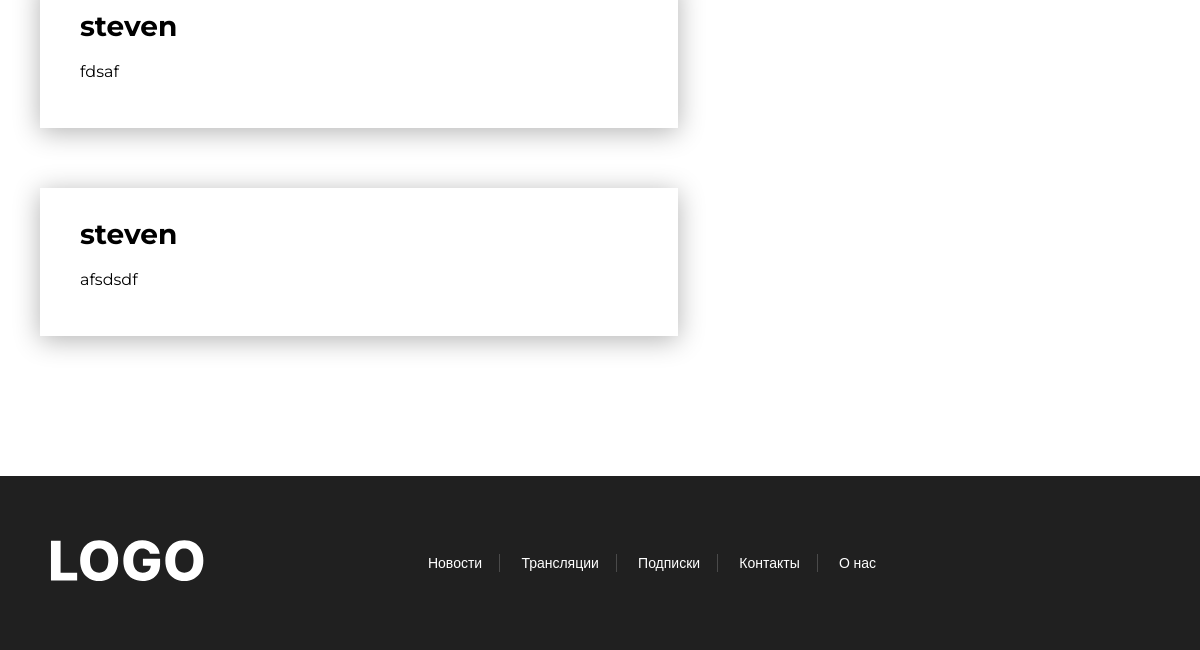
Page /news/1 (lower part) on the earlier database version.
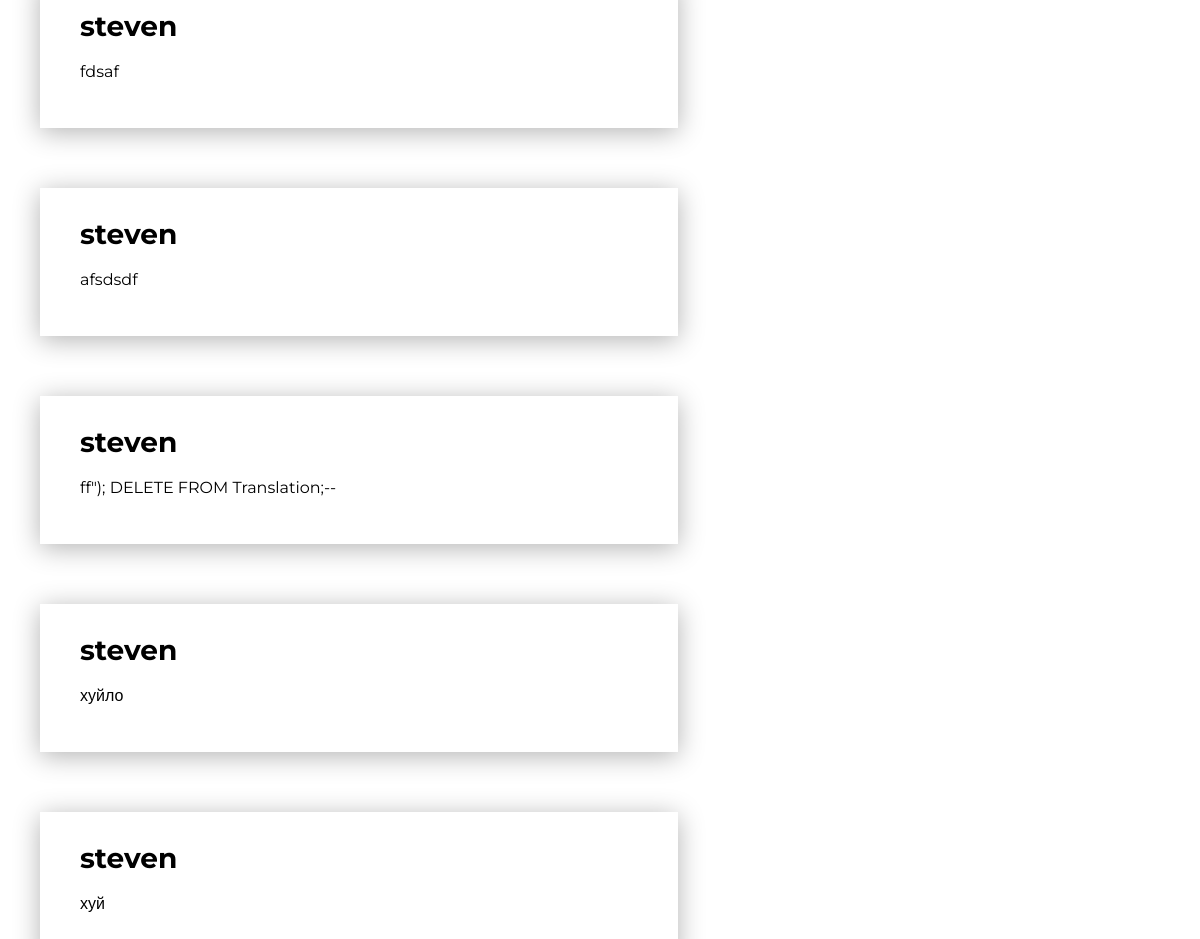
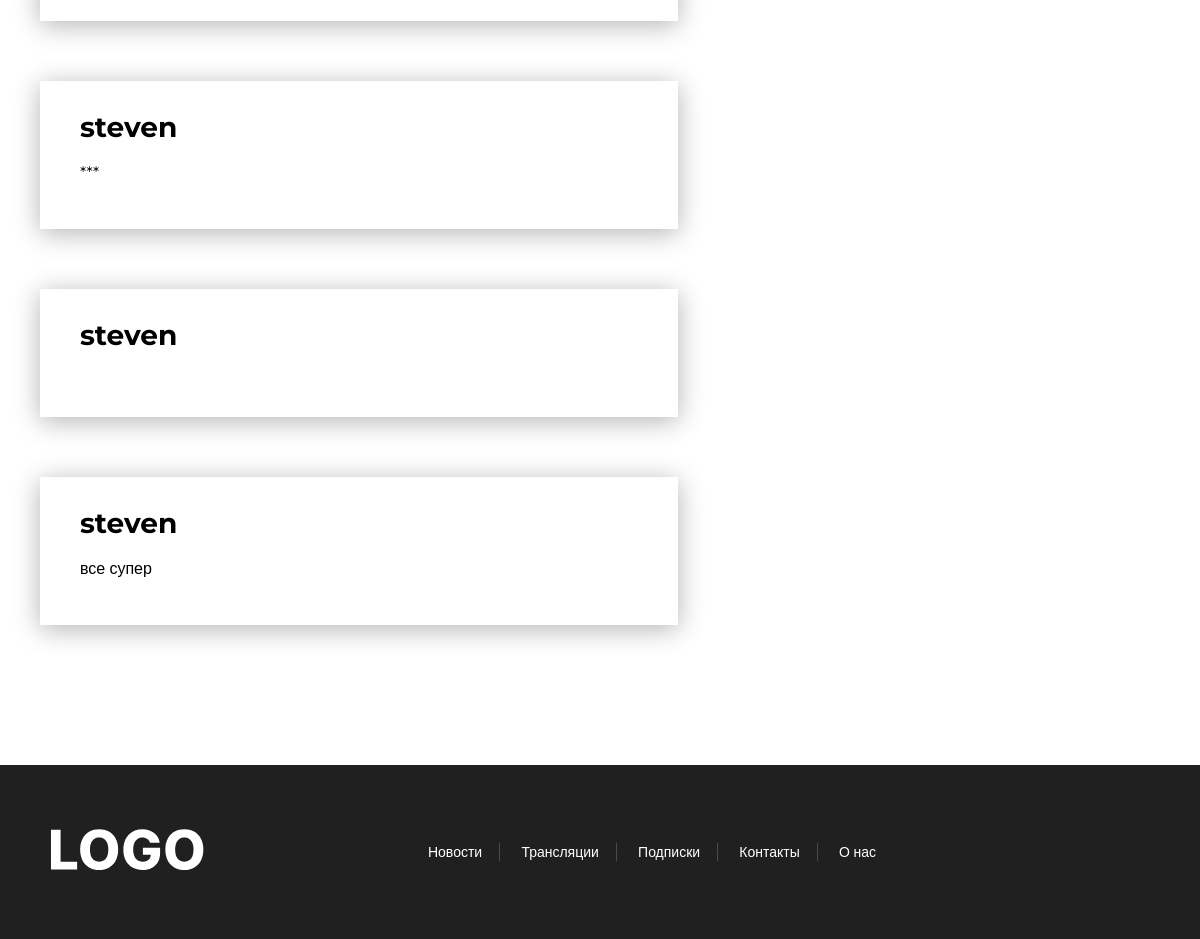
Same page on the later database version (2 pictures, top to bottom).
### mainsite/models.py (models this page shows, shortened)
class NewsComment(models.Model):
    text = models.TextField("Текст комментария", max_length=500)
    author = models.CharField("Автор", max_length=100)
    news = models.ForeignKey(News, on_delete=models.CASCADE)
    class Meta:
        verbose_name = "Комментарий"
        verbose_name_plural = "Комментарии к новостям"

### mainsite/views.py (the view, shortened to what this page needs)
# urls.py: path('news/<pk>', views.NewsPage.as_view(), name='news_card'),
class NewsPage(View):
    def get(self, request, pk, *args, **kwargs):
        data = News.objects.get(id=pk)
        comments = NewsComment.objects.filter(news__name=data.name)
        category = Category.objects.all()
        translations = Translation.objects.all()
        login_form = LoginForm()
        register = UserRegistrationForm()
        return render(request, 'newscard.html',
                      {'news_data': data, "category": category, "translations": translations,
                       'key': 'all',
                       "news_key": 'all', 'day': 'Сегодня',
                       'is_filter': False, 'login_form': login_form, 'reg_form': register, 'comments': comments})

### templates/newscard.html (shortened to what this page needs)
{% extends "base-main.html" %}{% load static %}
{% block title %}{{ news_data.name }}{% endblock title %} {% block content %}
    <div class="streams-margin">
        <section class="post">
            <section class="comments">
                {% for i in comments %}
                    <article class="comments__comment">
                        <h2 class="comments__name">{{ i.author }}</h2>
                        <p class="comments__comment-text">{{ i.text }}</p>
                    </article>
                {% endfor %}
            </section>
        </section>
    </div>
{% endblock content %}

### templates/base-main.html (shortened to what this page needs)
{% load static %}
<!DOCTYPE html>
<html lang="ru" xmlns="http://www.w3.org/1999/html">
<head>
    <link rel="stylesheet" href="{% static 'css/style.css' %}">
    <link rel="stylesheet" href="{% static 'css/adaptive_index.css' %}">
    <link rel="stylesheet" href="{% static 'css/adaptive.css' %}">
    <link rel="stylesheet" href="{% static 'css/aboutus.css' %}">
</head>
<body class="page">
<main class="main">
    {% block content %} {% endblock content %}
</main>
<footer class="footer">
    <a href="{% url 'index' %}"><img src="{% static 'image/LOGO_footer.svg' %}" alt="logo" class="footer__logo"></a>
    <hav class="header__navigation footer__navigation">
        <a href="{% url 'news_list' %}" class="header__navigation-element">Новости</a>
        <a href="{% url 'translations_list' %}" class="header__navigation-element">Трансляции</a>
        <a href="./subscription.html" class="header__navigation-element">Подписки</a>
        <a href="./contacts.html" class="header__navigation-element">Контакты</a>
        <a href="./aboutus.html" class="header__navigation-element">О нас</a>
    </hav>
</footer>
</body>
</html>

### mainsite/static/css/style.css (style rules this page uses)
.main { overflow: hidden; padding-bottom: 50px; }
.page { font-family: Montserrat, Arial, sans-serif; }
.header__navigation { justify-content: center; flex-direction: row; }
.header__navigation-element { font-weight: 300; font-size: 14px; line-height: 17px; color: #FFFFFF; padding: 0 17px 0 17px; border-right: 1px solid rgba(255, 255, 255, 0.19); text-decoration: none; transition: 2s opacity ease; opacity: 1; }
.header__navigation-element:last-of-type { border-right: none; }
.streams-margin { display: flex; flex-direction: row; justify-content: space-between; }
.footer { background: #202020; width: 100%; height: 174px; display: flex; justify-content: space-between; align-items: center; }
.footer__logo { width: 154px; height: 65px; margin-left: 50px; }
.footer__navigation { margin-right: 100px; }
.post { max-width: 1042px; margin: 60px auto; display: flex; flex-direction: column; }
.comments { display: flex; flex-direction: column; width: 95%; }
.comments__comment { width: calc(60% - 70px); margin: 30px 0; display: flex; flex-direction: column; box-shadow: 0px 4px 25px rgba(0, 0, 0, 0.3); padding-top: 30px; padding-left: 40px; padding-right: 30px; padding-bottom: 30px; }
.comments__name { font-size: 28px; line-height: 32px; margin: 0; }
.comments__comment-text { font-size: 16px; line-height: 20px; margin-top: 20px; }

### mainsite/static/css/adaptive_index.css (style rules this page uses)
main { max-width: 1500px; margin: auto; }

### mainsite/static/css/adaptive.css (style rules this page uses)
.post { margin-left: 20px; padding-right: 40px; }
@media (max-width: 1200px) { .post { margin: 60px auto; padding: 0 40px; min-width: calc(100% - 80px); } }
main { max-width: 1500px; margin: auto; min-height: 100vh; }

Differences in the rows shown:
added NewsComment: author "steven", text "ff\"); DELETE FROM Translation;--"
added NewsComment: author "steven", text "хуйло"
added NewsComment: author "steven", text "хуй"
added NewsComment: author "steven", text "***"
added NewsComment: author "steven"
added NewsComment: author "steven", text "все супер"
